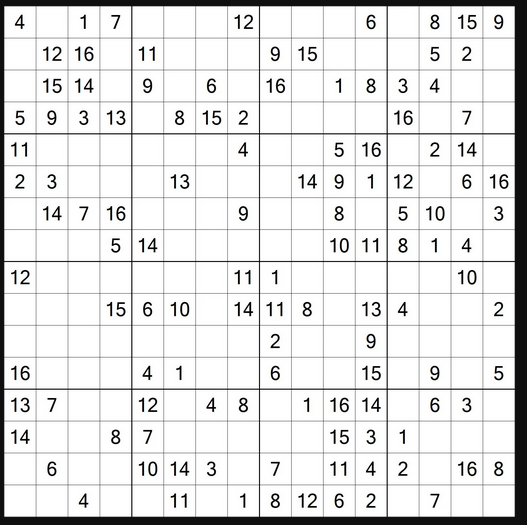
#> input picture examples/sudoku3.png, 527 x 525 px, found by its file name
$ python split_cells.py
#> lines starting #> are read from the running program, lines starting #| are printed output that depends on the picture; after the words box and inside, x2 and y2 are one past the last pixel; in counts of white or black regions, pixels touching at a corner belong together
import numpy as np
import cv2 as cv
import math
from imutils import contours

def show_img(str, img):
    cv.imshow(str, img)
    cv.waitKey(0)
    cv.destroyAllWindows()

# return the centroid of a contour
def get_centroid(cnt):
    length = len(cnt)
    sum_x = np.sum(cnt[..., 0])
    sum_y = np.sum(cnt[..., 1])
    return int(sum_x / length), int(sum_y / length)

# return the centroid of a contour defined by x,y,width and height
def get_centroid(x, y, w, h):
    return int(x+w/w*h), int(y+h/w*h)


img = cv.imread('sudoku3.png', cv.IMREAD_COLOR)
#> img is the input picture: shape (525, 527, 3); mean B, G, R 226.1, 226.2, 226.1
assert img is not None, "file could not be read"


########## TRANSFORM TO GRAY SCALE
if len(img.shape) != 2:
    gray = cv.cvtColor(img, cv.COLOR_BGR2GRAY)
else:
    gray = img


########## BINARIZE
gray = cv.bitwise_not(gray)
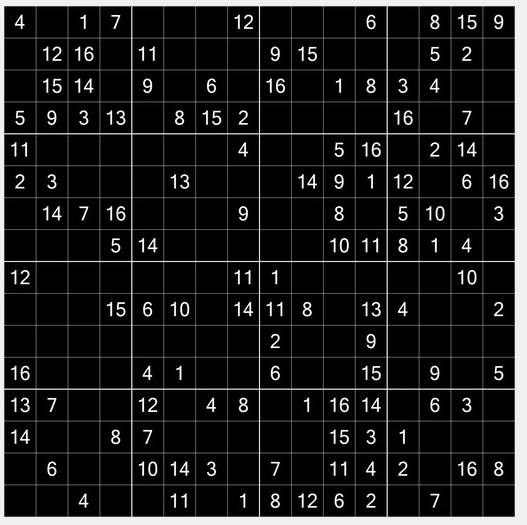
#> gray: shape (525, 527); min 0, max 255, mean 28.8
bw = cv.adaptiveThreshold(gray, 255, cv.ADAPTIVE_THRESH_MEAN_C, cv.THRESH_BINARY, 15, -2)
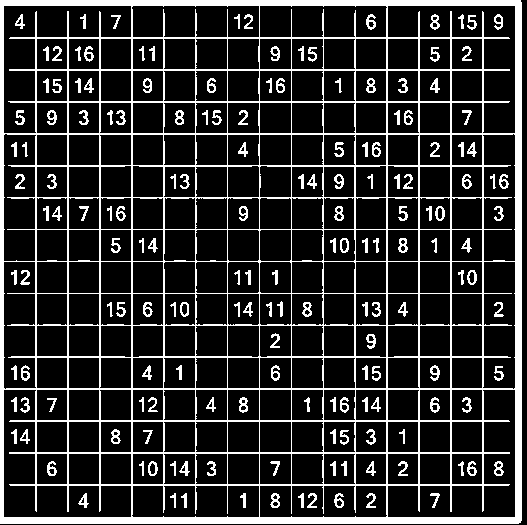
#> bw: shape (525, 527); 17.6% white; 167 white regions, largest, box (x1, y1, x2, y2) and area: (0, 0, 522, 524) 38143, (239, 397, 248, 413) 90, (366, 14, 376, 30) 88


######### PREPROCCESSING
horizontal = np.copy(bw)
vertical = np.copy(bw)

cols = horizontal.shape[1]
#> cols = 527
horizontal_size = cols // 10
#> horizontal_size = 52

horizontal_SR = cv.getStructuringElement(cv.MORPH_RECT, (horizontal_size, 1))

horizontal = cv.erode(horizontal, horizontal_SR)
#> horizontal: shape (525, 527); 6.3% white; 17 white regions, largest, box (x1, y1, x2, y2) and area: (0, 517, 497, 524) 3474, (0, 0, 497, 6) 2980, (0, 388, 497, 390) 953
horizontal = cv.dilate(horizontal, horizontal_SR)
#> horizontal: shape (525, 527); 7% white; 17 white regions, largest, box (x1, y1, x2, y2) and area: (0, 517, 523, 524) 3656, (0, 0, 523, 6) 3136, (0, 388, 523, 390) 1030


rows = horizontal.shape[0]
#> rows = 525
vertical_size = rows // 10
#> vertical_size = 52

vertical_SR = cv.getStructuringElement(cv.MORPH_RECT, (1, vertical_size))
#> vertical_SR = 52 values from 1 to 1

vertical = cv.erode(vertical, vertical_SR)
#> vertical: shape (525, 527); 5.7% white; 17 white regions, largest, box (x1, y1, x2, y2) and area: (515, 0, 522, 499) 3460, (0, 0, 4, 499) 1996, (386, 0, 388, 499) 955
vertical = cv.dilate(vertical, vertical_SR)
#> vertical: shape (525, 527); 6.4% white; 17 white regions, largest, box (x1, y1, x2, y2) and area: (515, 0, 522, 525) 3667, (0, 0, 4, 525) 2100, (386, 0, 388, 525) 1032


grid = cv.add(vertical, horizontal)
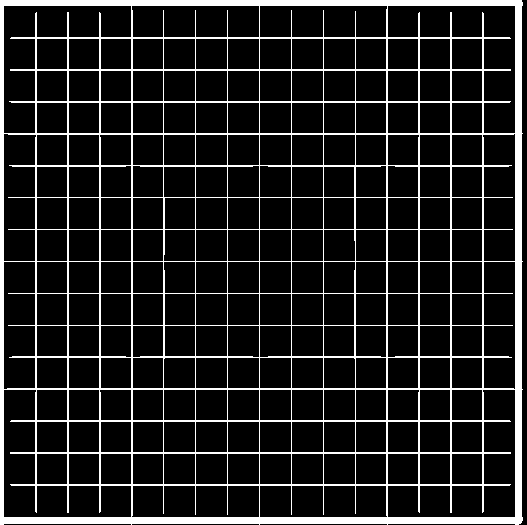
#> grid: shape (525, 527); 13.1% white; 1 white region

###### CROP
cnts, _ = cv.findContours(grid, cv.RETR_EXTERNAL, cv.CHAIN_APPROX_SIMPLE)
#> cnts = 1 contour; box (x1, y1, x2, y2) and area: (0, 0, 523, 525) 272504
x, y, w, h = cv.boundingRect(cnts[0])
#> x = 0; y = 0; w = 523; h = 525

bw = bw[y:y+h, x:x+w]
img = img[y:y+h, x:x+w]
#> img: shape (525, 523, 3)
grid = grid[y:y+h, x:x+w]
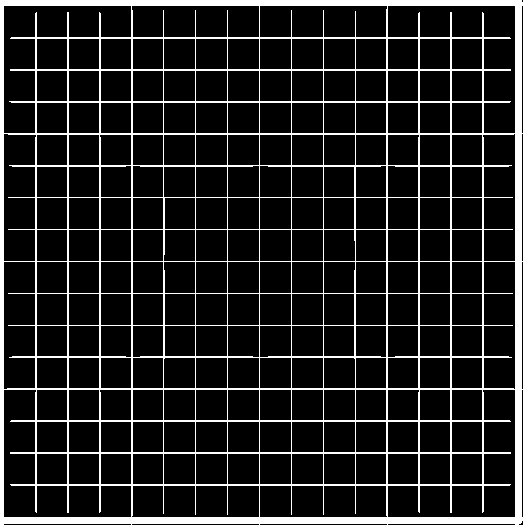
#> grid: shape (525, 523); 13.2% white; 1 white region, box (x1, y1, x2, y2) and area: (0, 0, 523, 525) 36207
##############


############## GRID LINES
lines = cv.HoughLinesP(grid, 1, np.pi/180, 50, None, 50, 10)
#> lines = 74 rows, first 6: [35, 523, 35, 0], [483, 523, 483, 0], [0, 357, 521, 357], [0, 389, 522, 389], [0, 485, 521, 485], [520, 523, 520, 0]
for line in lines:
    l = line[0]
    cv.line(grid, (l[0], l[1]), (l[2], l[3]), (255, 255, 255), 5)
#> this loop made 74 passes
#> l on passes 1 to 12: [35, 523, 35, 0], [483, 523, 483, 0], [0, 357, 521, 357], [0, 389, 522, 389], [0, 485, 521, 485], [520, 523, 520, 0], [0, 519, 522, 519], [482, 523, 482, 0], [131, 524, 131, 0], [515, 524, 515, 0], [387, 524, 387, 0], [0, 4, 522, 4]
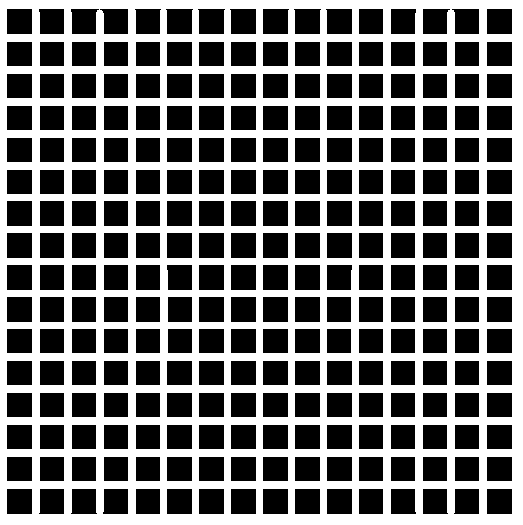
#> grid: shape (525, 523); 44.4% white; 1 white region
##############

print(lines[0][0])
#| [ 35 523  35   0]

cnts, hier = cv.findContours(grid, cv.RETR_TREE, cv.CHAIN_APPROX_SIMPLE)
#> cnts = 257 contours; largest, box (x1, y1, x2, y2) and area: (0, 0, 523, 525) 273528, (293, 8, 322, 35) 677, (197, 8, 226, 35) 677, (165, 8, 194, 35) 677, (325, 8, 353, 35) 676

count = 0
# [23 lines of commented-out code are left out]

cnts, _ = contours.sort_contours(cnts, method="top-to-bottom")
sudoku_contours = []
row = []
for (i, c) in enumerate(cnts, 1):
    row.append(c)
    #if i <= 16:
    #    print(i, cv.boundingRect(c))
    if i % 16 == 0:
        _, bb = list(contours.sort_contours(row, method="left-to-right"))
        sudoku_contours.append(bb)
        row = []
#> this loop made 257 passes
#> c on pass 1: [[0, 0], [0, 524], [522, 524], [522, 0]]
#> after the loop, sudoku_contours = 16 items


#count = 0
#cnts_list = []
#for i in range(1, len(cnts)): # contour[0] is the external contour, we are interested in the internal contours
#    cnt = contours[i]
#    # x, y = get_centroid(cnt)
#    # count += 1
#    # cv.circle(img, (x, y), 10, (0, 0, 255), -1) # DEBUG
#    # cv.putText(img, str(count), (x-10, y+5), cv.FONT_HERSHEY_COMPLEX, 0.5, (0, 255, 255), 1) # DEBUG
#    cnts.append(cv.boundingRect(cnt))
#
#cnts = sorted(cnts, key=lambda data:data[0])

n = 1
numbers = cv.subtract(bw, grid)
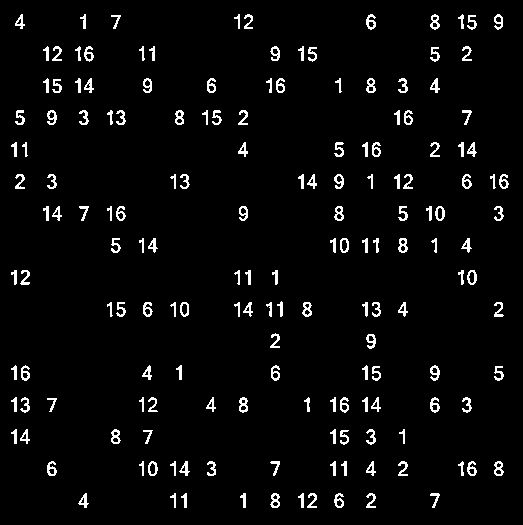
#> numbers: shape (525, 523); 3.9% white in thin lines or dots, all inside (x1, y1, x2, y2) = (11, 14, 509, 508)
for row in sudoku_contours:
    for i in range(0, len(sudoku_contours)):
        #x, y, w, h = cnts[i]
        print(sudoku_contours[i][0])
        x, y, w, h = sudoku_contours[i][0]
        #cell = img[y:y+h, x:x+w]
        #cv.imwrite("cells/Cell_{}.png".format(n), cell)
        n += 1
        cv.rectangle(img, (x, y), (x + w, y + h), (255, 0, 0), 2) # DEBUG
        #cv.drawContours(img, [row[i]], 0, (255, 0, 0), 2)
        show_img("img", img)
#> this loop made 16 passes
#> (printed output is left out)
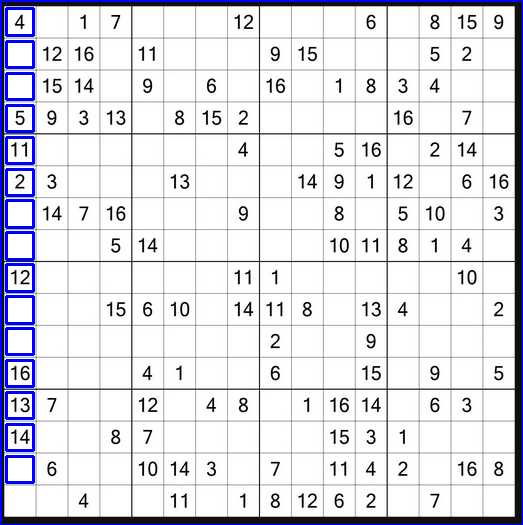
#> img: shape (525, 523, 3); mean B, G, R 230.5, 223.2, 223.2
#> after the loop, n = 257

$ run again, with examples/sudoku2.png copied over examples/sudoku3.png
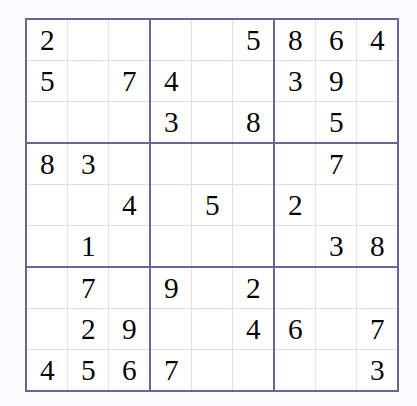
#> input picture examples/sudoku2.png, 417 x 406 px, found by its file name
#> img is the input picture: shape (406, 417, 3); mean B, G, R 246.8, 243.5, 243.5
#> `cnts, _ = cv.findContours(grid, cv.RETR_EXTERNAL, cv.CHAIN_APPROX_SIMP..`: cnts = 1 contour; box (x1, y1, x2, y2) and area: (25, 18, 399, 393) 139142
#> x = 25; y = 18; w = 374; h = 375
#> lines = 28 rows, first 6: [0, 290, 373, 290], [0, 249, 373, 249], [0, 248, 373, 248], [0, 125, 373, 125], [248, 374, 248, 0], [83, 374, 83, 0]
#> the loop `for line in lines:` made 28 passes
#> after the loop `for line in lines:`:
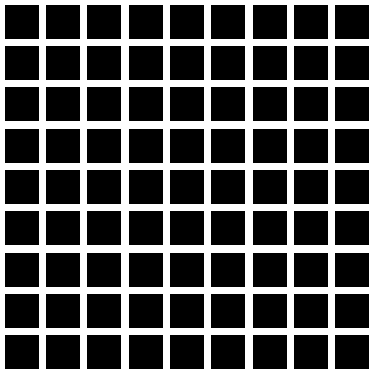
#> grid: shape (375, 374); 33.2% white; 1 white region
#| [  0 290 373 290]
#> `cnts, hier = cv.findContours(grid, cv.RETR_TREE, cv.CHAIN_APPROX_SIMPLE)`: cnts = 82 contours; largest, box (x1, y1, x2, y2) and area: (0, 0, 374, 375) 139502, (334, 334, 370, 370) 1223, (293, 334, 329, 370) 1223, (252, 334, 288, 370) 1223, (210, 334, 246, 370) 1223
#> `cnts, _ = contours.sort_contours(cnts, method="top-to-bottom")`: cnts = 82 contours; largest, box (x1, y1, x2, y2) and area: (0, 0, 374, 375) 139502, (334, 4, 370, 40) 1223, (293, 4, 329, 40) 1223, (252, 4, 288, 40) 1223, (210, 4, 246, 40) 1223
#> the loop `for (i, c) in enumerate(cnts, 1):` made 82 passes
#> c on pass 1: [[0, 0], [0, 374], [373, 374], [373, 0]]
#> after the loop `for (i, c) in enumerate(cnts, 1):`: sudoku_contours = 5 items
#> numbers: shape (375, 374); 2.7% white in thin lines or dots, all inside (x1, y1, x2, y2) = (15, 13, 360, 362)
#> the loop `for row in sudoku_contours:` made 5 passes
#> (printed output is left out)
#> after the loop `for row in sudoku_contours:`:
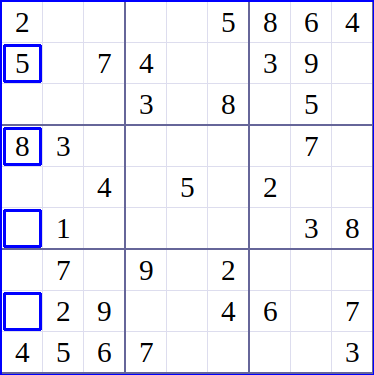
#> img: shape (375, 374, 3); mean B, G, R 246.4, 237.2, 237.2
#> after the loop `for row in sudoku_contours:`: n = 26

$ run again, with examples/sudoku.png copied over examples/sudoku3.png
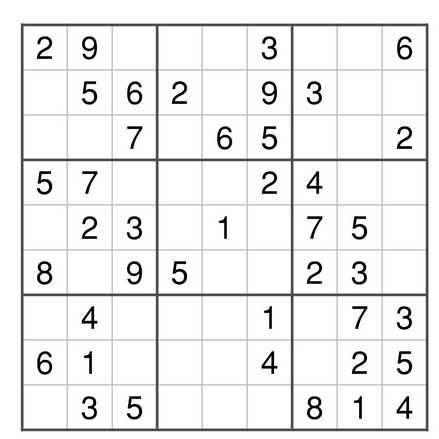
#> input picture examples/sudoku.png, 439 x 439 px, found by its file name
#> img is the input picture: shape (439, 439, 3); min 0, max 255, mean 237
#> `cnts, _ = cv.findContours(grid, cv.RETR_EXTERNAL, cv.CHAIN_APPROX_SIMP..`: cnts = 1 contour; box (x1, y1, x2, y2) and area: (20, 23, 429, 432) 166013
#> x = 20; y = 23; w = 409
#> lines = 59 rows, first 6: [137, 407, 137, 0], [182, 408, 182, 0], [136, 407, 136, 0], [1, 405, 408, 405], [2, 408, 2, 0], [1, 46, 408, 46]
#> the loop `for line in lines:` made 59 passes
#> after the loop `for line in lines:`:
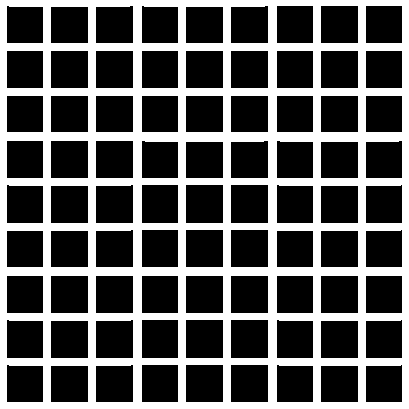
#> grid: shape (409, 409); 35.1% white; 1 white region
#| [137 407 137   0]
#> `cnts, hier = cv.findContours(grid, cv.RETR_TREE, cv.CHAIN_APPROX_SIMPLE)`: cnts = 82 contours; largest, box (x1, y1, x2, y2) and area: (0, 0, 409, 409) 166464, (230, 319, 269, 359) 1480, (185, 319, 224, 359) 1480, (230, 184, 269, 224) 1480, (185, 184, 224, 224) 1480
#> `cnts, _ = contours.sort_contours(cnts, method="top-to-bottom")`: cnts = 82 contours; largest, box (x1, y1, x2, y2) and area: (0, 0, 409, 409) 166464, (230, 184, 269, 224) 1480, (185, 184, 224, 224) 1480, (230, 319, 269, 359) 1480, (185, 319, 224, 359) 1480
#> the loop `for (i, c) in enumerate(cnts, 1):` made 82 passes
#> c on pass 1: [[0, 0], [0, 408], [408, 408], [408, 0]]
#> after the loop `for (i, c) in enumerate(cnts, 1):`: sudoku_contours = 5 items
#> numbers: shape (409, 409); 3.8% white; 41 white regions, largest, box (x1, y1, x2, y2) and area: (17, 238, 32, 262) 188, (287, 373, 302, 397) 186, (107, 58, 122, 82) 184
#> the loop `for row in sudoku_contours:` made 5 passes
#> (printed output is left out)
#> after the loop `for row in sudoku_contours:`:
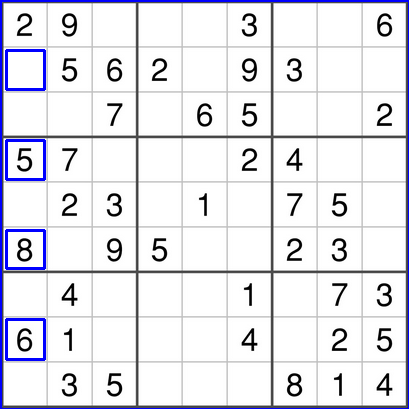
#> img: shape (409, 409, 3); mean B, G, R 235.8, 229.3, 229.3
#> after the loop `for row in sudoku_contours:`: n = 26
